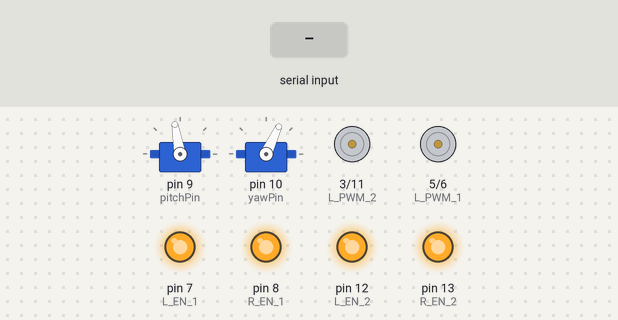
A sketch run on a simulated Arduino Uno, built with avr-gcc and run on an emulated ATmega328P. Shown: 2 × servo, motor-driver pin pairs drawn as motors (green arrow = first pin HIGH = forward, orange = second pin HIGH = backward, longer = more drive), output pins drawn as LEDs (lit = HIGH). The test bench sets the inputs (shaded band).

Above: at 1.7 s.
1.8 s: "90,45~" received over Serial
At 2.7 s:
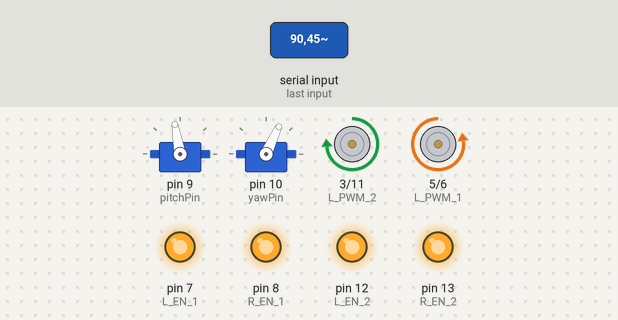
3.3 s: "30,150~" received over Serial
At 3.9 s:
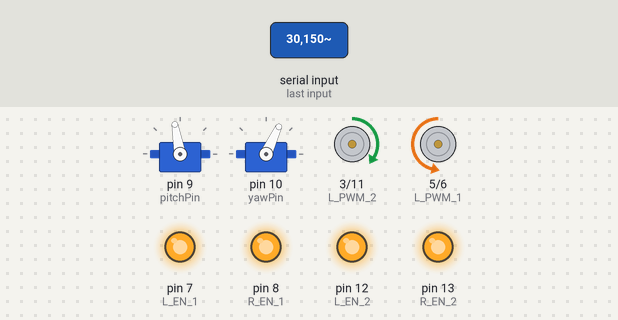
4.8 s: "5~" received over Serial
At 6.0 s:
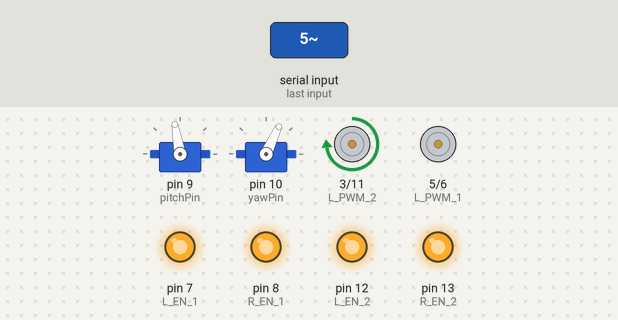
6.3 s: "200~" received over Serial
At 7.3 s:
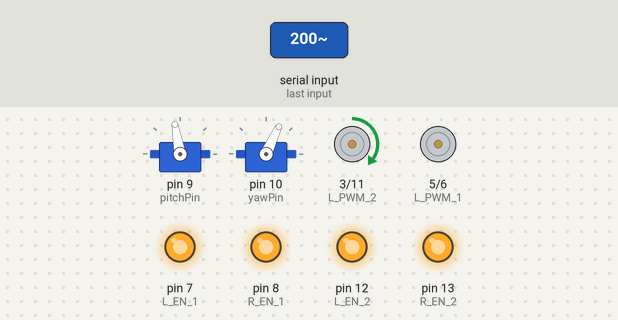
Timing chart, 0 to 8.8 s (numbered marks = the images above; inputs shaded):
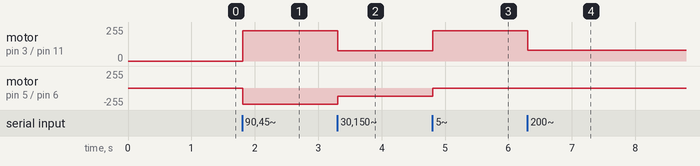

The sketch:

Film_Robot.ino
```cpp
//~~~~~~~~~~~~~~~~~~~~~~DC MOTORS~~~~~~~~~~~~~~~~~~~~~~~~~~~~~~~~~~~//
#define L_PWM_1 5
#define R_PWM_1 6
#define L_EN_1 7
#define R_EN_1 8

#define L_PWM_2 3
#define R_PWM_2 11
#define L_EN_2 12
#define R_EN_2 13

//~~~~~~~~~~~~~~~~~~~~~~SERVOS~~~~~~~~~~~~~~~~~~~~~~~~~~~~~~~~~~~//
#include <Servo.h>
#define pitchPin 9
#define yawPin 10
Servo pitch;  // create servo object to control a servo
Servo yaw;
int pos_yaw = 65;    // variable to store the yaw servo position
int pos_pitch = 100;    // variable to store the pitch servo position
float joystick_thresh = 0.05;

//~~~~~~~~~~~~~~~~~~~~~~CONTROL~~~~~~~~~~~~~~~~~~~~~~~~~~~~~~~~~~~//
long servoTime = 0;
long servoTime_prev = 0;

String data;
float rightStickHorizontal;
float rightStickVertical;
int servoSpeed = 1;
float motor1;
float motor2;
float motor1_command;
float motor2_command;

void setup() {

  pinMode(L_PWM_1, OUTPUT);
  pinMode(R_PWM_1, OUTPUT);
  pinMode(L_EN_1, OUTPUT);
  pinMode(R_EN_1, OUTPUT);
  digitalWrite(L_EN_1, HIGH);
  digitalWrite(R_EN_1, HIGH);


  pinMode(L_PWM_2, OUTPUT);
  pinMode(R_PWM_2, OUTPUT);
  pinMode(L_EN_2, OUTPUT);
  pinMode(R_EN_2, OUTPUT);
  digitalWrite(L_EN_2, HIGH);
  digitalWrite(R_EN_2, HIGH);
  delay(500);

  Serial.begin(9600);
  Serial.setTimeout(10);

  pitch.attach(pitchPin);
  yaw.attach(yawPin);
}
void loop() {

  if (Serial.available() > 0) {
    data = Serial.readStringUntil('~');
    //Serial.print("From Arduino: ");

    int numData = countCharacter(data, ',') + 1;
    int lastCommaIndex = 0;
    float dataValues[numData];
    for (int i = 0; i < numData; i++) {
      int commaIndex = data.indexOf(',', lastCommaIndex);
      dataValues[i] = data.substring(lastCommaIndex, commaIndex).toFloat();
      lastCommaIndex = commaIndex + 1;
    }

    motor1 = dataValues[0];
    motor2 = dataValues[1];
    rightStickHorizontal = dataValues[2];
    rightStickVertical = dataValues[3];

    /*
      //Printing Back to RPi
      Serial.print(String(motorLeft));
      Serial.print("  ");
      Serial.print(String(motorRight));
      Serial.print("  ");
      Serial.print(String(rightStickHorizontal));
      Serial.print("  ");
      Serial.println(String(rightStickVertical));
    */
  }

  //UPDATE MOTORS
  if (abs(motor1)<joystick_thresh){
      motor1=0;
    }
  if (abs(motor2)<joystick_thresh){
    motor2=0;
  }

  if (motor1 >= 0) {
    analogWrite(L_PWM_2, abs(motor1) * 250);
    analogWrite(R_PWM_2, 0);
  }
  else {
    analogWrite(R_PWM_2, abs(motor1) * 250);
    analogWrite(L_PWM_2, 0);
  }

  if (motor2 >= 0) {
    analogWrite(R_PWM_1, abs(motor2) * 250);
    analogWrite(L_PWM_1, 0);
  }
  else {
    analogWrite(L_PWM_1, abs(motor2) * 250);
    analogWrite(R_PWM_1, 0);
  }

  servoTime = millis();
  if (servoTime - servoTime_prev > 50) {
    //UPDATE SERVOS
    if (abs(rightStickHorizontal)<joystick_thresh){
      rightStickHorizontal=0;
    }
    if (abs(rightStickVertical)<joystick_thresh){
      rightStickVertical=0;
    }
    pos_yaw = pos_yaw - 2*servoSpeed * rightStickHorizontal;
    if (pos_yaw>180){
      pos_yaw = 180;
    }
    else if (pos_yaw<0){
      pos_yaw = 0;
    }
    yaw.write(pos_yaw);
    //Serial.println(String(pos_yaw));
    pos_pitch = pos_pitch + servoSpeed * rightStickVertical;
    if (pos_pitch>120){
      pos_pitch = 120;
    }
    else if (pos_pitch<85){
      pos_pitch = 85;
    }
    pitch.write(pos_pitch);
    //Serial.println(String(pos_pitch));
    servoTime_prev = servoTime;
  }

}

int countCharacter(const String &inputString, char targetChar) {
  int count = 0;
  // Iterate through each character in the string
  for (int i = 0; i < inputString.length(); i++) {
    // Check if the current character is the target character
    if (inputString[i] == targetChar) {
      count++;
    }
  }
  return count;
}
```

Measured:
- after the input at 1.8 s, motor on pin 3 (L_PWM_2) / pin 11 (R_PWM_2): stopped → forward 228/255 at once; motor on pin 5 (L_PWM_1) / pin 6 (R_PWM_1): stopped → backward 242/255 at once
- after the input at 3.3 s, motor on pin 3 (L_PWM_2) / pin 11 (R_PWM_2): forward 228/255 → forward 76/255 at once; motor on pin 5 (L_PWM_1) / pin 6 (R_PWM_1): backward 242/255 → backward 124/255 at once
- after the input at 4.8 s, motor on pin 3 (L_PWM_2) / pin 11 (R_PWM_2): forward 76/255 → forward 226/255 at once; motor on pin 5 (L_PWM_1) / pin 6 (R_PWM_1): backward 124/255 → stopped at once
- after the input at 6.3 s, motor on pin 3 (L_PWM_2) / pin 11 (R_PWM_2): forward 226/255 → forward 80/255 at once
